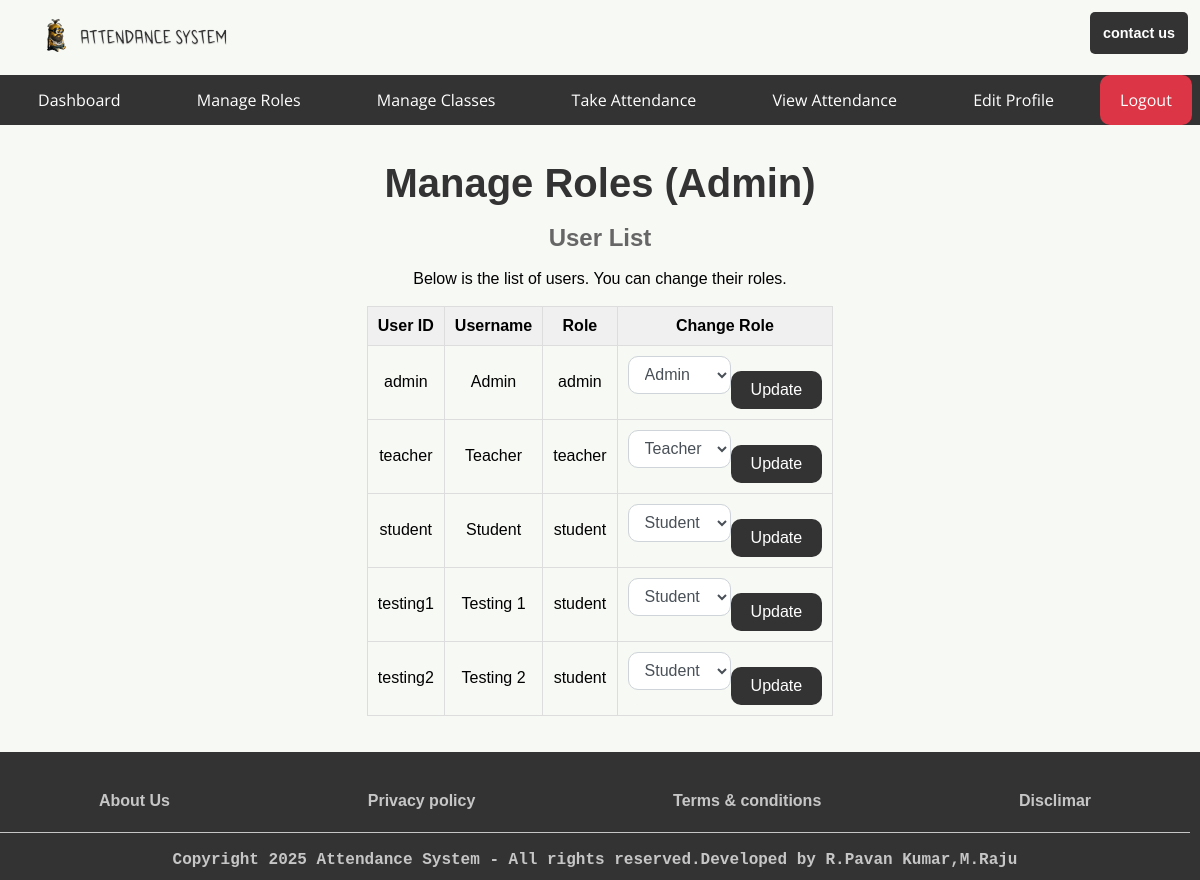
The app's page /admin/manage_roles (signed in) with its own data.
### app.py (models this page shows, shortened)
class User(db.Model):
    userid = db.Column(db.String(10), primary_key=True, unique=True, nullable=False)
    username = db.Column(db.String(150), nullable=False)
    password_hash = db.Column(db.String(150), nullable=False)
    role = db.Column(db.String(50), nullable=False)

### app.py (the view, shortened to what this page needs)
@app.route('/admin/manage_roles', methods=['GET', 'POST'])
@role_required('admin')
def manage_roles():
    users = User.query.all()  # Get all users from the database
    return render_template('auth/dashboards/admin/manage_roles.html', users=users)

### app.py (called while the page is built)
def role_required(roles):
    if not isinstance(roles, list):
        roles = [roles]  # Ensure roles is a list
    def decorator(func):
        @wraps(func)
        def wrapper(*args, **kwargs):
            if 'username' not in session:
                return redirect(url_for('login'))
            user = User.query.filter_by(username=session['username']).first()
            if user.role not in roles:  # Check if the user's role is in the allowed roles list
                return redirect(url_for('index'))  # Redirect to the home page if unauthorized
            return func(*args, **kwargs)
        return wrapper
    return decorator

### templates/auth/dashboards/admin/manage_roles.html (shortened to what this page needs)
{% extends 'base/base_admin.html' %}
{% block body %}
<main>
    <h1>Manage Roles (Admin)</h1><br/>
    <h2>User List</h2><br/>
    <p>Below is the list of users. You can change their roles.</p><br/>
    <div style="overflow-x: auto; max-width: 100%;">
    <table>
        <thead>
            <tr>
                <th>User ID</th>
                <th>Username</th>
                <th>Role</th>
                <th>Change Role</th>
            </tr>
        </thead>
        <tbody>
            {% if users %}
                {% for user in users %}
                    <tr>
                        <td>{{ user.userid }}</td>
                        <td>{{ user.username }}</td>
                        <td>{{ user.role }}</td>
                        <td>
                            <form class="role-form" action="{{ url_for('manage_roles') }}" method="POST">
                                <select name="role" class="form-control">
                                    <option value="admin" {% if user.role == 'admin' %}selected{% endif %}>Admin</option>
                                    <option value="teacher" {% if user.role == 'teacher' %}selected{% endif %}>Teacher</option>
                                    <option value="student" {% if user.role == 'student' %}selected{% endif %}>Student</option>
                                </select>
                                <button type="submit" class="role-btn">Update</button>
                            </form>
                        </td>
                    </tr>
                {% endfor %}
            {% else %}
                <tr><td colspan="4">No users found.</td></tr>
            {% endif %}
        </tbody>
    </table>
</div>
</main>
{% endblock body %}

### static/styles/index.css (style rules this page uses)
* { background: #f7f9f4; font-family: 'Arial', sans-serif; margin: 0; padding: 0; box-sizing: border-box; font-size: 1rem; text-decoration: none; }
main { display: flex; justify-content: start; align-items: center; flex-direction: column; padding: 3% 0; width: 100%; min-height: 60vh; }
form { width: 300px; max-width: 500px; margin: 40px auto; padding: 20px; border: 1px solid #ddd; border-radius: 10px; box-shadow: 0 0 10px rgba(0, 0, 0, 0.1); }
table { margin: 0 auto; border-collapse: collapse; border-spacing: 0; width: 100%; border: 1px solid #ddd; }
th, td { border: 1px solid #ddd; padding: 10px; text-align: center; }
th { background-color: #f0f0f0; }
h1 { text-align: center; font-size: 2.5rem; color: #333; }
h2 { text-align: center; font-size: 1.5rem; color: #666; }
button.role-btn { background-color: #333; color: #fff; border: none; border-radius: 10px; padding: 10px 20px; font-size: 16px; flex-wrap: wrap; text-decoration: none; cursor: pointer; }
form.role-form { width: auto; max-width: auto; margin: 0 auto; padding: 0 0 0 0; border: none; border-radius: none; box-shadow: none; display: flex; }
.form-control { display: block; height: calc(1.5em + .75rem + 2px); padding: .375rem .75rem; font-size: 1rem; font-weight: 400; line-height: 1.5; color: #495057; background-color: #fff; background-clip: padding-box; border: 1px solid #ced4da; border-radius: 10px; transition: border-color .15sease-in-out, box-shadow .15sease-in-out; }
button { width: 100%; padding: 10px; background-color: #ff7b00; border: none; border-radius: 5px; color: white; font-size: 16px; cursor: pointer; margin-top: 15px; }

### records on screen
User: userid "admin", username "Admin", role "admin", role "Admin"
User: userid "teacher", username "Teacher", role "teacher", role "Teacher"
User: userid "student", username "Student", role "student", role "Student"
User: userid "testing1", username "Testing 1", role "student", role "Student"
User: userid "testing2", username "Testing 2", role "student", role "Student"
